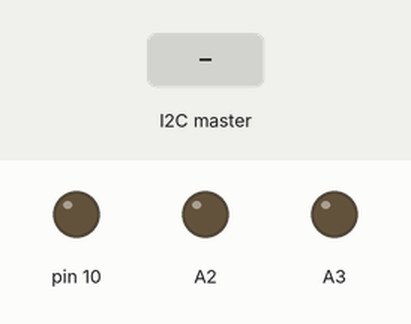
Simulated run of this sketch. Board: Arduino Uno, built with avr-gcc and run on an emulated ATmega328P. Shown: output pins drawn as LEDs (lit = HIGH). The test bench sets the inputs (shaded band).

Above: at 1.2 s.
1.3 s: the I2C master sends "u"
At 2.3 s:
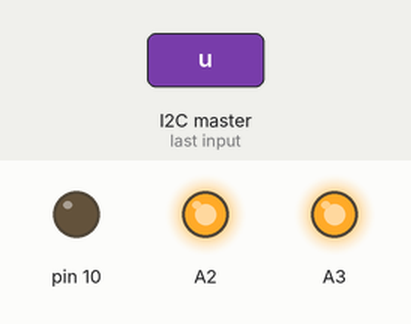
2.8 s: the I2C master sends "d"
At 3.4 s:
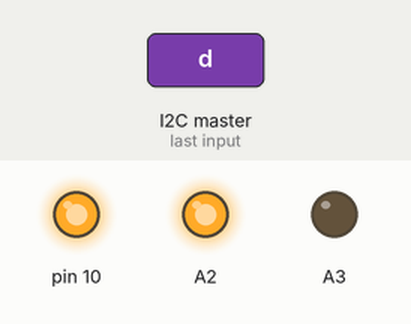
Timing chart, 0 to 5.8 s (numbered marks = the images above; inputs shaded):
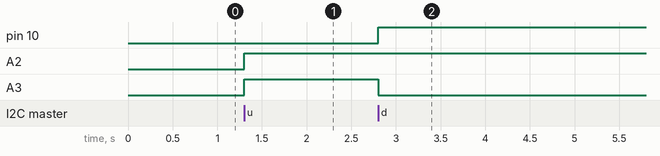

Measured:
- after the input at 1.3 s, A2, A3: LOW → HIGH at once
- after the input at 2.8 s, pin 10: LOW → HIGH at once; A3: HIGH → LOW at once

The sketch:

LinearActuator.ino
```cpp
//------------------------------------------------------
// This code was designed to control the direction of
// the bin and the excavator on the robot.
//------------------------------------------------------

#include <Wire.h>
#define ADDRESS 0x08

/*int  INA = A3;
int  INB = 10;
int  INH = A2;
int  IS = A1;
*/

byte trav_dist;
volatile char Command= '0';
char Previous_Command = '0';

// Set up for pins and to begin the i2c connection
void setup() {
	pinMode(A3, OUTPUT);
  	pinMode(10, OUTPUT);
	pinMode(A2, OUTPUT);
 	digitalWrite(A2, LOW);
	digitalWrite(A3, LOW);
  	digitalWrite(10, LOW);
  	Wire.begin(ADDRESS);
  	Wire.onReceive(receiveData);
  	Wire.onRequest(sendData);
}

// Main loop to delay
void loop() {
  	delayMicroseconds(10);
}

// Function to receive data directly from Raspberry Pi
void receiveData(int byteCount){
	// While loop to run when there is communication from Pi
  	while(Wire.available()){
		// Read in first varibale sent from Pi into Command variable
		Command = char(Wire.read());
		// Read in second variable sent from Pi into PWM_val variable
    	trav_dist = int(Wire.read());
		// Make sure the trav_dist does not overflow or underflow
    	if(trav_dist > 255){
      	  trav_dist = 255;
    	}
		else if(trav_dist < 0){
			trav_dist =0;
		}
		// Call update function
    	update();
  	}
}

// Function to send data back to Raspberry Pi if needed
void sendData(){
  	Wire.write(Previous_Command);
}

// Function that updates bin/excavator when command changes
void update(){
	// Chunk of code that moves bin/excavator up
	if(Command =='u'){
		digitalWrite(A2, LOW);
    	digitalWrite(A3, HIGH);
    	digitalWrite(10, LOW);
    	digitalWrite(A2, HIGH); //turn on in one direction
  	}
	// Chunk of code that moves bin/excavator down
 	else if(Command =='d'){
    	digitalWrite(A2, LOW);
    	digitalWrite(A3, LOW);
    	digitalWrite(10, HIGH);
    	digitalWrite(A2, HIGH);
  	}
	// Chunk of code that disables movement on bin/excavator
  	else if(Command ==' '){
    	digitalWrite(A2, LOW);
  	}
	// Sets current command to previous command
  	Previous_Command = Command;
}
```
